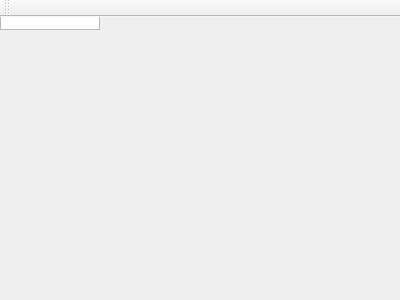
<?xml version="1.0" encoding="UTF-8"?>
<ui version="4.0">
 <class>MainWindow</class>
 <widget class="QMainWindow" name="MainWindow">
  <property name="geometry">
   <rect>
    <x>0</x>
    <y>0</y>
    <width>400</width>
    <height>300</height>
   </rect>
  </property>
  <property name="windowTitle">
   <string>MainWindow</string>
  </property>
  <widget class="QGraphicsView" name="centralWidget"/>
  <widget class="QToolBar" name="mainToolBar">
   <attribute name="toolBarArea">
    <enum>TopToolBarArea</enum>
   </attribute>
   <attribute name="toolBarBreak">
    <bool>false</bool>
   </attribute>
  </widget>
 </widget>
 <layoutdefault spacing="6" margin="11"/>
 <resources/>
 <connections/>
</ui>
